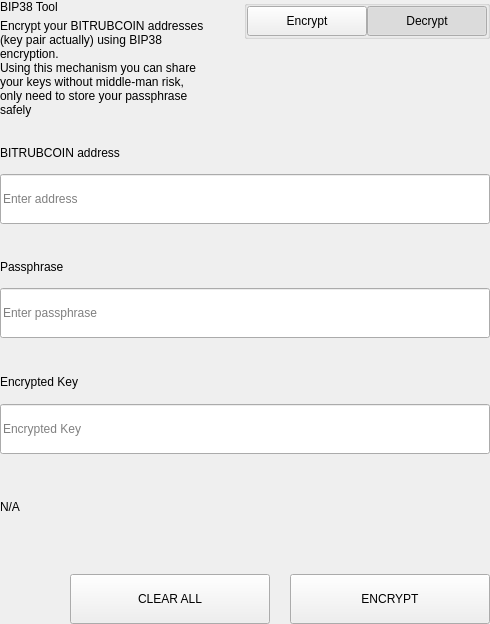
<?xml version="1.0" encoding="UTF-8"?>
<ui version="4.0">
 <class>SettingsBitToolWidget</class>
 <widget class="QWidget" name="SettingsBitToolWidget">
  <property name="geometry">
   <rect>
    <x>0</x>
    <y>0</y>
    <width>490</width>
    <height>624</height>
   </rect>
  </property>
  <property name="windowTitle">
   <string notr="true">N/A</string>
  </property>
  <layout class="QVBoxLayout" name="verticalLayout">
   <property name="spacing">
    <number>0</number>
   </property>
   <property name="leftMargin">
    <number>0</number>
   </property>
   <property name="topMargin">
    <number>0</number>
   </property>
   <property name="rightMargin">
    <number>0</number>
   </property>
   <property name="bottomMargin">
    <number>0</number>
   </property>
   <item>
    <widget class="QWidget" name="left" native="true">
     <layout class="QVBoxLayout" name="verticalLayout_3">
      <property name="leftMargin">
       <number>0</number>
      </property>
      <property name="topMargin">
       <number>0</number>
      </property>
      <property name="rightMargin">
       <number>0</number>
      </property>
      <property name="bottomMargin">
       <number>0</number>
      </property>
      <item>
       <layout class="QVBoxLayout" name="verticalLayout_2">
        <property name="spacing">
         <number>0</number>
        </property>
        <item>
         <layout class="QHBoxLayout" name="horizontalLayout_3" stretch="3,1">
          <property name="spacing">
           <number>40</number>
          </property>
          <item>
           <layout class="QVBoxLayout" name="verticalLayoutTitle">
            <property name="spacing">
             <number>5</number>
            </property>
            <item>
             <widget class="QLabel" name="labelTitle">
              <property name="text">
               <string>BIP38 Tool</string>
              </property>
             </widget>
            </item>
            <item>
             <widget class="QLabel" name="labelSubtitle1">
              <property name="text">
               <string>Encrypt your BITRUBCOIN addresses (key pair actually) using BIP38 encryption.
Using this mechanism you can share your keys without middle-man risk, only need to store your passphrase safely</string>
              </property>
              <property name="wordWrap">
               <bool>true</bool>
              </property>
             </widget>
            </item>
           </layout>
          </item>
          <item alignment="Qt::AlignTop">
           <widget class="QGroupBox" name="groupBox">
            <property name="title">
             <string/>
            </property>
            <property name="alignment">
             <set>Qt::AlignLeading|Qt::AlignLeft|Qt::AlignTop</set>
            </property>
            <layout class="QHBoxLayout" name="horizontalLayout_4">
             <property name="spacing">
              <number>0</number>
             </property>
             <property name="leftMargin">
              <number>0</number>
             </property>
             <property name="topMargin">
              <number>0</number>
             </property>
             <property name="rightMargin">
              <number>0</number>
             </property>
             <property name="bottomMargin">
              <number>0</number>
             </property>
             <item>
              <spacer name="horizontalSpacer">
               <property name="orientation">
                <enum>Qt::Horizontal</enum>
               </property>
               <property name="sizeHint" stdset="0">
                <size>
                 <width>40</width>
                 <height>20</height>
                </size>
               </property>
              </spacer>
             </item>
             <item>
              <widget class="QPushButton" name="pushLeft">
               <property name="minimumSize">
                <size>
                 <width>120</width>
                 <height>30</height>
                </size>
               </property>
               <property name="maximumSize">
                <size>
                 <width>120</width>
                 <height>30</height>
                </size>
               </property>
               <property name="focusPolicy">
                <enum>Qt::NoFocus</enum>
               </property>
               <property name="text">
                <string>Encrypt</string>
               </property>
               <property name="checkable">
                <bool>true</bool>
               </property>
               <property name="autoExclusive">
                <bool>true</bool>
               </property>
              </widget>
             </item>
             <item>
              <widget class="QPushButton" name="pushRight">
               <property name="minimumSize">
                <size>
                 <width>120</width>
                 <height>30</height>
                </size>
               </property>
               <property name="maximumSize">
                <size>
                 <width>120</width>
                 <height>30</height>
                </size>
               </property>
               <property name="focusPolicy">
                <enum>Qt::NoFocus</enum>
               </property>
               <property name="text">
                <string>Decrypt</string>
               </property>
               <property name="checkable">
                <bool>true</bool>
               </property>
               <property name="checked">
                <bool>true</bool>
               </property>
               <property name="autoExclusive">
                <bool>true</bool>
               </property>
              </widget>
             </item>
            </layout>
           </widget>
          </item>
         </layout>
        </item>
        <item>
         <widget class="QStackedWidget" name="stackedWidget">
          <property name="currentIndex">
           <number>1</number>
          </property>
          <widget class="QWidget" name="pageDecrypt">
           <layout class="QVBoxLayout" name="verticalLayout_5">
            <property name="spacing">
             <number>0</number>
            </property>
            <property name="leftMargin">
             <number>0</number>
            </property>
            <property name="topMargin">
             <number>0</number>
            </property>
            <property name="rightMargin">
             <number>0</number>
            </property>
            <property name="bottomMargin">
             <number>0</number>
            </property>
            <item>
             <widget class="QWidget" name="widget" native="true">
              <property name="minimumSize">
               <size>
                <width>0</width>
                <height>100</height>
               </size>
              </property>
              <layout class="QVBoxLayout" name="verticalLayout_4">
               <property name="spacing">
                <number>0</number>
               </property>
               <property name="leftMargin">
                <number>0</number>
               </property>
               <property name="topMargin">
                <number>0</number>
               </property>
               <property name="rightMargin">
                <number>0</number>
               </property>
               <property name="bottomMargin">
                <number>0</number>
               </property>
               <item>
                <spacer name="verticalSpacer_2">
                 <property name="orientation">
                  <enum>Qt::Vertical</enum>
                 </property>
                 <property name="sizeType">
                  <enum>QSizePolicy::Fixed</enum>
                 </property>
                 <property name="sizeHint" stdset="0">
                  <size>
                   <width>20</width>
                   <height>20</height>
                  </size>
                 </property>
                </spacer>
               </item>
               <item>
                <layout class="QHBoxLayout" name="horizontalLayout_6" stretch="2">
                 <property name="spacing">
                  <number>0</number>
                 </property>
                 <item>
                  <layout class="QVBoxLayout" name="verticalLayout_7">
                   <property name="spacing">
                    <number>9</number>
                   </property>
                   <item>
                    <widget class="QLabel" name="labelSubtitleKey">
                     <property name="minimumSize">
                      <size>
                       <width>0</width>
                       <height>20</height>
                      </size>
                     </property>
                     <property name="maximumSize">
                      <size>
                       <width>16777215</width>
                       <height>20</height>
                      </size>
                     </property>
                     <property name="text">
                      <string>Encrypted key</string>
                     </property>
                    </widget>
                   </item>
                   <item>
                    <widget class="QLineEdit" name="lineEditKey">
                     <property name="minimumSize">
                      <size>
                       <width>0</width>
                       <height>50</height>
                      </size>
                     </property>
                     <property name="maximumSize">
                      <size>
                       <width>16777215</width>
                       <height>50</height>
                      </size>
                     </property>
                     <property name="placeholderText">
                      <string>Enter a encrypted key</string>
                     </property>
                    </widget>
                   </item>
                  </layout>
                 </item>
                </layout>
               </item>
               <item>
                <spacer name="verticalSpacer_3">
                 <property name="orientation">
                  <enum>Qt::Vertical</enum>
                 </property>
                 <property name="sizeType">
                  <enum>QSizePolicy::Fixed</enum>
                 </property>
                 <property name="sizeHint" stdset="0">
                  <size>
                   <width>20</width>
                   <height>20</height>
                  </size>
                 </property>
                </spacer>
               </item>
               <item>
                <layout class="QVBoxLayout" name="verticalLayout_9">
                 <property name="spacing">
                  <number>9</number>
                 </property>
                 <item>
                  <widget class="QLabel" name="labelSubtitlePassphrase">
                   <property name="maximumSize">
                    <size>
                     <width>16777215</width>
                     <height>20</height>
                    </size>
                   </property>
                   <property name="text">
                    <string>Passphrase</string>
                   </property>
                  </widget>
                 </item>
                 <item>
                  <widget class="QLineEdit" name="lineEditPassphrase">
                   <property name="minimumSize">
                    <size>
                     <width>0</width>
                     <height>50</height>
                    </size>
                   </property>
                   <property name="maximumSize">
                    <size>
                     <width>16777215</width>
                     <height>50</height>
                    </size>
                   </property>
                   <property name="placeholderText">
                    <string>Enter a passphrase</string>
                   </property>
                  </widget>
                 </item>
                </layout>
               </item>
               <item>
                <spacer name="verticalSpacer_4">
                 <property name="orientation">
                  <enum>Qt::Vertical</enum>
                 </property>
                 <property name="sizeType">
                  <enum>QSizePolicy::Fixed</enum>
                 </property>
                 <property name="sizeHint" stdset="0">
                  <size>
                   <width>20</width>
                   <height>20</height>
                  </size>
                 </property>
                </spacer>
               </item>
               <item>
                <widget class="QWidget" name="widget_3" native="true">
                 <property name="sizePolicy">
                  <sizepolicy hsizetype="Preferred" vsizetype="Fixed">
                   <horstretch>0</horstretch>
                   <verstretch>0</verstretch>
                  </sizepolicy>
                 </property>
                 <layout class="QVBoxLayout" name="verticalLayout_10">
                  <property name="spacing">
                   <number>9</number>
                  </property>
                  <property name="leftMargin">
                   <number>0</number>
                  </property>
                  <property name="topMargin">
                   <number>0</number>
                  </property>
                  <property name="rightMargin">
                   <number>0</number>
                  </property>
                  <property name="bottomMargin">
                   <number>0</number>
                  </property>
                  <item>
                   <widget class="QLabel" name="labelSubtitleDecryptResult">
                    <property name="minimumSize">
                     <size>
                      <width>0</width>
                      <height>20</height>
                     </size>
                    </property>
                    <property name="maximumSize">
                     <size>
                      <width>16777215</width>
                      <height>20</height>
                     </size>
                    </property>
                    <property name="text">
                     <string>Decrypted address result</string>
                    </property>
                   </widget>
                  </item>
                  <item>
                   <widget class="QWidget" name="widget_4" native="true">
                    <layout class="QHBoxLayout" name="horizontalLayout" stretch="6,0,1">
                     <property name="spacing">
                      <number>0</number>
                     </property>
                     <property name="leftMargin">
                      <number>0</number>
                     </property>
                     <property name="topMargin">
                      <number>0</number>
                     </property>
                     <property name="rightMargin">
                      <number>0</number>
                     </property>
                     <property name="bottomMargin">
                      <number>0</number>
                     </property>
                     <item alignment="Qt::AlignVCenter">
                      <widget class="QLineEdit" name="lineEditDecryptResult">
                       <property name="minimumSize">
                        <size>
                         <width>0</width>
                         <height>50</height>
                        </size>
                       </property>
                       <property name="maximumSize">
                        <size>
                         <width>16777215</width>
                         <height>50</height>
                        </size>
                       </property>
                       <property name="placeholderText">
                        <string>Decrypted Address</string>
                       </property>
                      </widget>
                     </item>
                     <item>
                      <spacer name="horizontalSpacer_4">
                       <property name="orientation">
                        <enum>Qt::Horizontal</enum>
                       </property>
                       <property name="sizeType">
                        <enum>QSizePolicy::Fixed</enum>
                       </property>
                       <property name="sizeHint" stdset="0">
                        <size>
                         <width>20</width>
                         <height>50</height>
                        </size>
                       </property>
                      </spacer>
                     </item>
                     <item>
                      <widget class="QPushButton" name="pushButtonImport">
                       <property name="minimumSize">
                        <size>
                         <width>140</width>
                         <height>40</height>
                        </size>
                       </property>
                       <property name="text">
                        <string>Import Address</string>
                       </property>
                      </widget>
                     </item>
                    </layout>
                   </widget>
                  </item>
                 </layout>
                </widget>
               </item>
               <item>
                <widget class="QLabel" name="statusLabel_DEC">
                 <property name="maximumSize">
                  <size>
                   <width>16777215</width>
                   <height>40</height>
                  </size>
                 </property>
                 <property name="text">
                  <string/>
                 </property>
                </widget>
               </item>
               <item>
                <spacer name="verticalSpacer">
                 <property name="orientation">
                  <enum>Qt::Vertical</enum>
                 </property>
                 <property name="sizeType">
                  <enum>QSizePolicy::Preferred</enum>
                 </property>
                 <property name="sizeHint" stdset="0">
                  <size>
                   <width>20</width>
                   <height>20</height>
                  </size>
                 </property>
                </spacer>
               </item>
               <item>
                <layout class="QHBoxLayout" name="horizontalLayout_7">
                 <property name="spacing">
                  <number>0</number>
                 </property>
                 <item>
                  <spacer name="horizontalSpacer_5">
                   <property name="orientation">
                    <enum>Qt::Horizontal</enum>
                   </property>
                   <property name="sizeType">
                    <enum>QSizePolicy::Expanding</enum>
                   </property>
                   <property name="sizeHint" stdset="0">
                    <size>
                     <width>40</width>
                     <height>20</height>
                    </size>
                   </property>
                  </spacer>
                 </item>
                 <item>
                  <widget class="QPushButton" name="pushButtonDecryptClear">
                   <property name="minimumSize">
                    <size>
                     <width>200</width>
                     <height>50</height>
                    </size>
                   </property>
                   <property name="maximumSize">
                    <size>
                     <width>200</width>
                     <height>50</height>
                    </size>
                   </property>
                   <property name="text">
                    <string>CLEAR</string>
                   </property>
                  </widget>
                 </item>
                 <item>
                  <spacer name="horizontalSpacer_3">
                   <property name="orientation">
                    <enum>Qt::Horizontal</enum>
                   </property>
                   <property name="sizeType">
                    <enum>QSizePolicy::Fixed</enum>
                   </property>
                   <property name="sizeHint" stdset="0">
                    <size>
                     <width>20</width>
                     <height>20</height>
                    </size>
                   </property>
                  </spacer>
                 </item>
                 <item>
                  <widget class="QPushButton" name="pushButtonDecrypt">
                   <property name="minimumSize">
                    <size>
                     <width>200</width>
                     <height>50</height>
                    </size>
                   </property>
                   <property name="maximumSize">
                    <size>
                     <width>200</width>
                     <height>50</height>
                    </size>
                   </property>
                   <property name="text">
                    <string>DECRYPT KEY</string>
                   </property>
                  </widget>
                 </item>
                </layout>
               </item>
              </layout>
             </widget>
            </item>
           </layout>
          </widget>
          <widget class="QWidget" name="pageEncrypt">
           <layout class="QVBoxLayout" name="verticalLayout_11">
            <property name="spacing">
             <number>0</number>
            </property>
            <property name="leftMargin">
             <number>0</number>
            </property>
            <property name="topMargin">
             <number>0</number>
            </property>
            <property name="rightMargin">
             <number>0</number>
            </property>
            <property name="bottomMargin">
             <number>0</number>
            </property>
            <item>
             <spacer name="verticalSpacer_8">
              <property name="orientation">
               <enum>Qt::Vertical</enum>
              </property>
              <property name="sizeType">
               <enum>QSizePolicy::Fixed</enum>
              </property>
              <property name="sizeHint" stdset="0">
               <size>
                <width>20</width>
                <height>20</height>
               </size>
              </property>
             </spacer>
            </item>
            <item>
             <widget class="QWidget" name="containerAddressEnc" native="true">
              <layout class="QVBoxLayout" name="containerAddressEncLayout">
               <property name="spacing">
                <number>5</number>
               </property>
               <property name="leftMargin">
                <number>0</number>
               </property>
               <property name="topMargin">
                <number>0</number>
               </property>
               <property name="rightMargin">
                <number>0</number>
               </property>
               <property name="bottomMargin">
                <number>0</number>
               </property>
               <item>
                <widget class="QLabel" name="labelSubtitleAddress">
                 <property name="minimumSize">
                  <size>
                   <width>0</width>
                   <height>20</height>
                  </size>
                 </property>
                 <property name="maximumSize">
                  <size>
                   <width>16777215</width>
                   <height>20</height>
                  </size>
                 </property>
                 <property name="text">
                  <string>BITRUBCOIN address</string>
                 </property>
                </widget>
               </item>
               <item>
                <widget class="QLineEdit" name="addressIn_ENC">
                 <property name="minimumSize">
                  <size>
                   <width>0</width>
                   <height>50</height>
                  </size>
                 </property>
                 <property name="placeholderText">
                  <string>Enter address</string>
                 </property>
                </widget>
               </item>
              </layout>
             </widget>
            </item>
            <item>
             <spacer name="verticalSpacer_6">
              <property name="orientation">
               <enum>Qt::Vertical</enum>
              </property>
              <property name="sizeType">
               <enum>QSizePolicy::Fixed</enum>
              </property>
              <property name="sizeHint" stdset="0">
               <size>
                <width>20</width>
                <height>20</height>
               </size>
              </property>
             </spacer>
            </item>
            <item>
             <widget class="QWidget" name="containerAddress" native="true">
              <layout class="QHBoxLayout" name="horizontalLayout_9" stretch="2">
               <property name="spacing">
                <number>0</number>
               </property>
               <property name="leftMargin">
                <number>0</number>
               </property>
               <property name="topMargin">
                <number>0</number>
               </property>
               <property name="rightMargin">
                <number>0</number>
               </property>
               <property name="bottomMargin">
                <number>0</number>
               </property>
               <item>
                <layout class="QVBoxLayout" name="verticalLayout_8">
                 <property name="spacing">
                  <number>5</number>
                 </property>
                 <item>
                  <widget class="QLabel" name="labelSubtitleMessage">
                   <property name="minimumSize">
                    <size>
                     <width>0</width>
                     <height>20</height>
                    </size>
                   </property>
                   <property name="maximumSize">
                    <size>
                     <width>16777215</width>
                     <height>20</height>
                    </size>
                   </property>
                   <property name="text">
                    <string>Passphrase</string>
                   </property>
                  </widget>
                 </item>
                 <item>
                  <widget class="QLineEdit" name="passphraseIn_ENC">
                   <property name="minimumSize">
                    <size>
                     <width>0</width>
                     <height>50</height>
                    </size>
                   </property>
                   <property name="maximumSize">
                    <size>
                     <width>16777215</width>
                     <height>50</height>
                    </size>
                   </property>
                   <property name="placeholderText">
                    <string>Enter passphrase</string>
                   </property>
                  </widget>
                 </item>
                </layout>
               </item>
              </layout>
             </widget>
            </item>
            <item>
             <spacer name="verticalSpacer_7">
              <property name="orientation">
               <enum>Qt::Vertical</enum>
              </property>
              <property name="sizeType">
               <enum>QSizePolicy::Fixed</enum>
              </property>
              <property name="sizeHint" stdset="0">
               <size>
                <width>20</width>
                <height>20</height>
               </size>
              </property>
             </spacer>
            </item>
            <item>
             <widget class="QWidget" name="widget_2" native="true">
              <property name="minimumSize">
               <size>
                <width>0</width>
                <height>75</height>
               </size>
              </property>
              <property name="maximumSize">
               <size>
                <width>16777215</width>
                <height>16777215</height>
               </size>
              </property>
              <layout class="QVBoxLayout" name="verticalLayout_6">
               <property name="leftMargin">
                <number>0</number>
               </property>
               <property name="topMargin">
                <number>0</number>
               </property>
               <property name="rightMargin">
                <number>0</number>
               </property>
               <property name="bottomMargin">
                <number>0</number>
               </property>
               <item>
                <widget class="QLabel" name="labelSubtitleEncryptedKey">
                 <property name="minimumSize">
                  <size>
                   <width>0</width>
                   <height>20</height>
                  </size>
                 </property>
                 <property name="maximumSize">
                  <size>
                   <width>16777215</width>
                   <height>20</height>
                  </size>
                 </property>
                 <property name="text">
                  <string>Encrypted Key</string>
                 </property>
                </widget>
               </item>
               <item>
                <widget class="QLineEdit" name="encryptedKeyOut_ENC">
                 <property name="minimumSize">
                  <size>
                   <width>0</width>
                   <height>50</height>
                  </size>
                 </property>
                 <property name="placeholderText">
                  <string>Encrypted Key</string>
                 </property>
                </widget>
               </item>
              </layout>
             </widget>
            </item>
            <item>
             <widget class="QLabel" name="statusLabel_ENC">
              <property name="text">
               <string notr="true">N/A</string>
              </property>
             </widget>
            </item>
            <item>
             <spacer name="verticalSpacer_5">
              <property name="orientation">
               <enum>Qt::Vertical</enum>
              </property>
              <property name="sizeType">
               <enum>QSizePolicy::Fixed</enum>
              </property>
              <property name="sizeHint" stdset="0">
               <size>
                <width>20</width>
                <height>20</height>
               </size>
              </property>
             </spacer>
            </item>
            <item>
             <layout class="QHBoxLayout" name="horizontalLayout_8">
              <property name="spacing">
               <number>0</number>
              </property>
              <item>
               <spacer name="horizontalSpacer_6">
                <property name="orientation">
                 <enum>Qt::Horizontal</enum>
                </property>
                <property name="sizeType">
                 <enum>QSizePolicy::Expanding</enum>
                </property>
                <property name="sizeHint" stdset="0">
                 <size>
                  <width>40</width>
                  <height>20</height>
                 </size>
                </property>
               </spacer>
              </item>
              <item>
               <widget class="QPushButton" name="pushButtonClear">
                <property name="minimumSize">
                 <size>
                  <width>200</width>
                  <height>50</height>
                 </size>
                </property>
                <property name="focusPolicy">
                 <enum>Qt::NoFocus</enum>
                </property>
                <property name="text">
                 <string>CLEAR ALL</string>
                </property>
               </widget>
              </item>
              <item>
               <spacer name="horizontalSpacer_2">
                <property name="orientation">
                 <enum>Qt::Horizontal</enum>
                </property>
                <property name="sizeType">
                 <enum>QSizePolicy::Fixed</enum>
                </property>
                <property name="sizeHint" stdset="0">
                 <size>
                  <width>20</width>
                  <height>20</height>
                 </size>
                </property>
               </spacer>
              </item>
              <item>
               <widget class="QPushButton" name="pushButtonEncrypt">
                <property name="minimumSize">
                 <size>
                  <width>200</width>
                  <height>50</height>
                 </size>
                </property>
                <property name="maximumSize">
                 <size>
                  <width>200</width>
                  <height>50</height>
                 </size>
                </property>
                <property name="focusPolicy">
                 <enum>Qt::NoFocus</enum>
                </property>
                <property name="text">
                 <string>ENCRYPT</string>
                </property>
               </widget>
              </item>
             </layout>
            </item>
           </layout>
          </widget>
         </widget>
        </item>
       </layout>
      </item>
     </layout>
    </widget>
   </item>
  </layout>
 </widget>
 <resources/>
 <connections/>
</ui>
